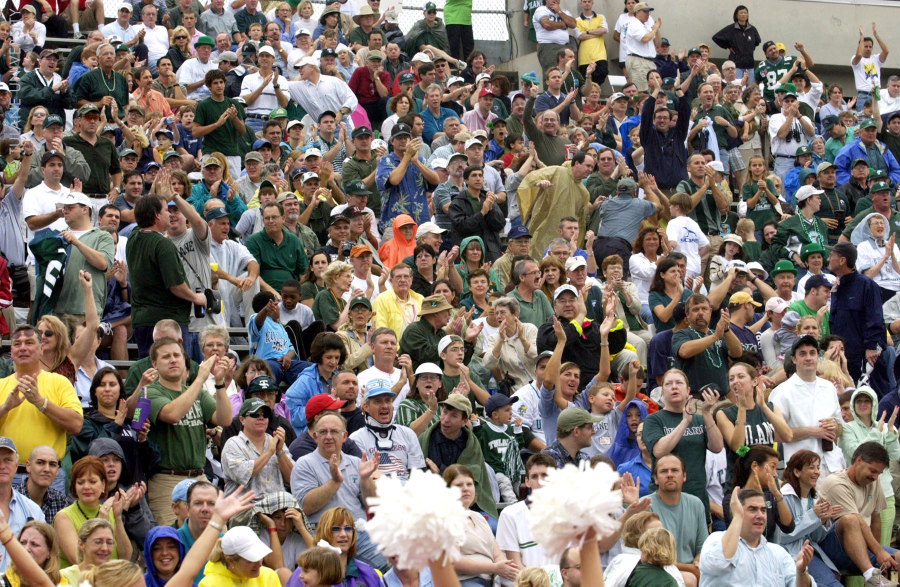
#> input picture Session 9/session_9_files/crowd.jpg, 1800 x 1173 px, given in place of python_logo.jpeg, which was not available (shown at 1/2 size)
$ jupyter execute --allow-errors session_9.ipynb   (text cells are left out)
#> lines starting #> are read from the running program, lines starting #| are printed output that depends on the picture; pictures that were not available may be replaced by others from this repository, and a replacement may not be noted
[cell 1]
# to install it in your environment: python -m pip install Pillow

print(2**16)

# to make use of Pillow, we will use its Image module
from PIL import Image

# Notebook will directly open the image without the need of using Matplotlib
img = Image.open('session_9_files/python_logo.jpeg')
#> img is the input picture: PIL image 1800x1173 RGB; mean R, G, B 124.6, 114.2, 106.5
img

[cell 2]
'''
The Image object offers the following methods to get some info:
    - format
    - size
    - mode
'''

print(f"format: {img.format}\nsize: {img.size} \nmode: {img.mode}")
#| format: JPEG
#| size: (1800, 1173)
#| mode: RGB

# Note: It's important to mention that Pillow does not decode or load the raster
# data unless it really has to. Hence, methods like format, size or mode won't load
# the whole image into memory.

[cell 3]
'''
Additionally, Pillow offers through the Image class other methods
'''

# THUMBNAIL
size = (32, 32)
img.thumbnail(size)
#> img: PIL image 32x21 RGB

# SAVE
outfile = 'python_logo_small.thumbnail'
 # Since thumbnail is not an standard extension, we specify the format
img.save(outfile, format="JPEG")

[cell 4]
'''
Crop method -> (0, 0, 4, 4)

Original:

|  1  2  3  4  5  6 |
|  7  8  9 10 11 12 |
| 13 14 15 16 17 18 |
| 19 20 21 22 23 24 |
| 25 26 27 28 29 30 |
| 31 32 33 34 35 36 |

Cropped:

|  1  2  3  4 |
|  7  8  9 10 |
| 13 14 15 16 |
| 19 20 21 22 |
'''

# CROP
img = Image.open('session_9_files/python_logo.jpeg')

box = (0, 0, 128, 128) # Images (0,0) coordinates are the top left
cropped = img.crop(box)
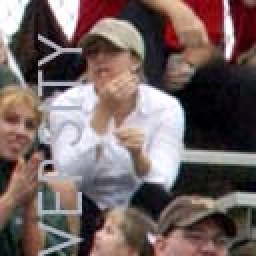
#> cropped: PIL image 128x128 RGB (shown 2 times larger); mean R, G, B 115.3, 99.1, 97.8
cropped # this is again an Image class object

[cell 5]
'''
Transpose method comes with different options:

Image.Transpose.ROTATE_90
Image.Transpose.ROTATE_180
Image.Transpose.ROTATE_270
Image.Transpose.FLIP_LEFT_RIGHT
Image.Transpose.FLIP_TOP_BOTTOM
...

'''

# TRANSPOSE
transpose = cropped.transpose(Image.Transpose.ROTATE_180) # 90, 180, 270
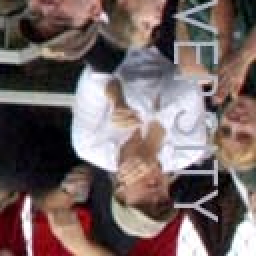
#> transpose: PIL image 128x128 RGB (shown 2 times larger); mean R, G, B 115.3, 99.1, 97.8

[cell 6]
'''
Paste and copy methods

by providing a box, same as we do with crop, we can paste anything
we want into the image object

'''

# COPY
# it will simply create a copy, in case we want to keep the original,
# since the method paste is performed inplace
img_copy = img.copy()
img

# PASTE
img.paste(transpose, box)
#> img: PIL image 1800x1173 RGB
img

[cell 7]
'''
Paste and new methods

We will create an empty RGB image and paste two images into it

'''
# let's create a new image that will contain both next to each other
img_1 = Image.open('session_9_files/python_logo.jpeg')
img_2 = Image.open('session_9_files/python_logo.jpeg')

w = img_1.size[0] + img_2.size[0] # width together
#> w = 3600
h = max(img_1.size[1], img_2.size[1]) # maximum height
#> h = 1173

# what happens if we go beyond the size?
# w *= 2/3
# w = int(w)

img = Image.new("RGB", (w, h))
#> img: PIL image 3600x1173 RGB; every value is 0

img.paste(img_1)
img.paste(img_2, (img_1.size[0], 0))

img

[cell 8]
'''
Split and merge methods

These two methods will permit us to separate and stack bands
'''
img = Image.open('session_9_files/python_logo.jpeg')
r, g, b = img.split()
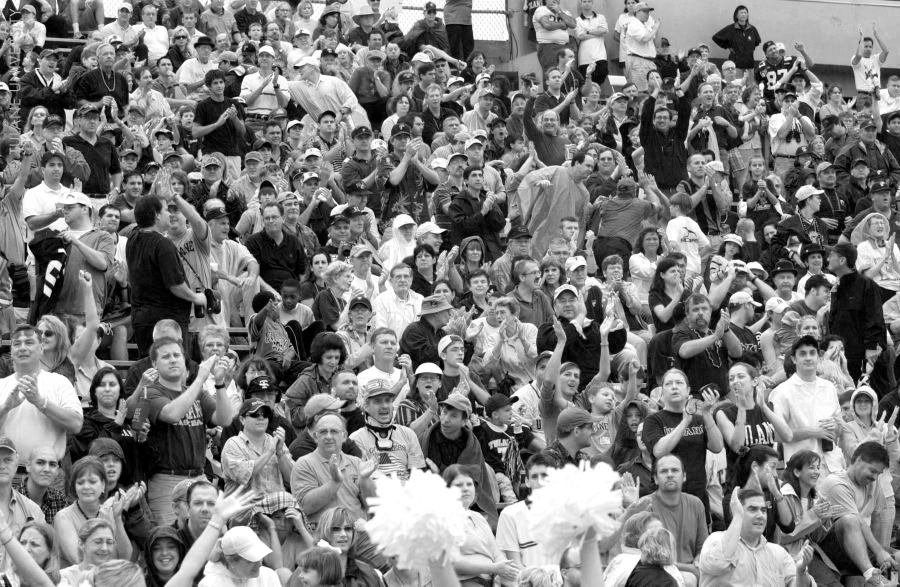
#> r: PIL image 1800x1173 L (shown at 1/2 size); min 0, max 255, mean 124.6
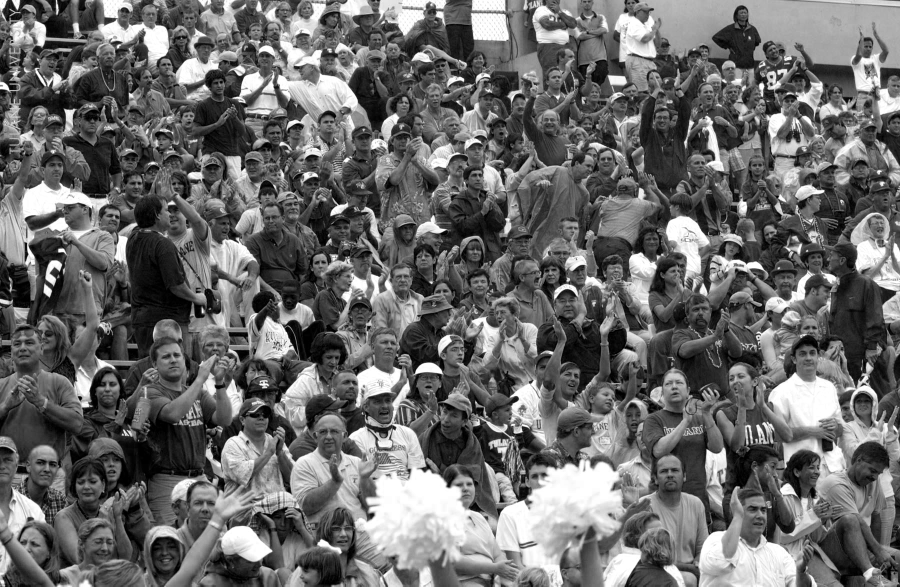
#> b: PIL image 1800x1173 L (shown at 1/2 size); min 0, max 255, mean 106.5
img = Image.merge("RGB", (b, g, r)) # we switch red with blue
#> img: PIL image 1800x1173 RGB
img

[cell 9]
'''

Resize and rotate

These two methods will permit us to separate and stack bands

We will also use imshow from Matplotlib

'''
import matplotlib.pyplot as plt

out_1 = img.resize((128, 128))
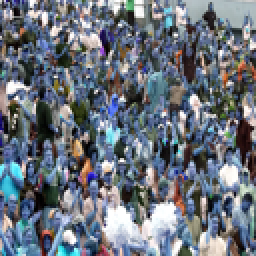
#> out_1: PIL image 128x128 RGB (shown 2 times larger); mean R, G, B 106.4, 114.2, 124.6
# degrees counter-clockwise
out_2 = img.rotate(45) # missing values are set to 0s
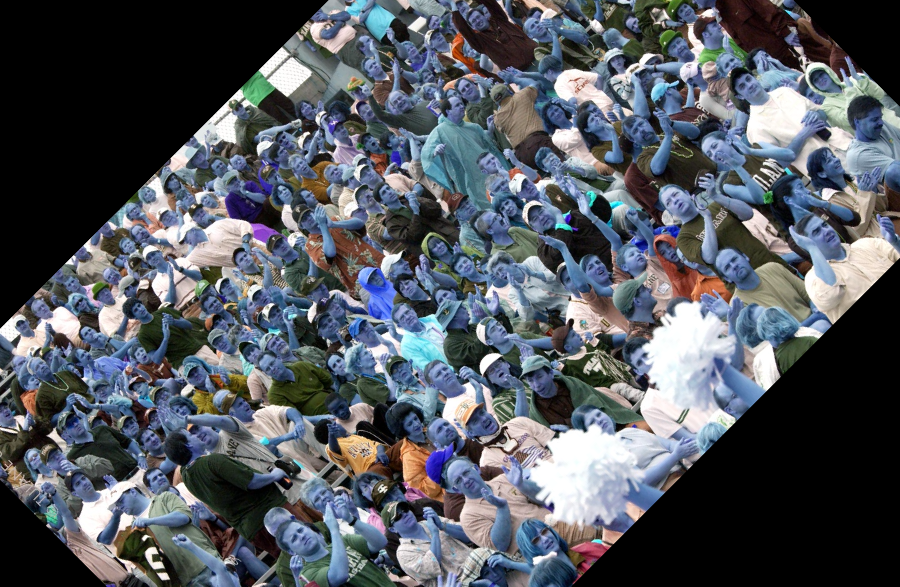
#> out_2: PIL image 1800x1173 RGB (shown at 1/2 size); mean R, G, B 83.3, 88.1, 95.7

plt.subplot(121)
plt.imshow(out_1)
#plt.axis('off')
plt.subplot(122)
plt.imshow(out_2)
#plt.axis('off')
plt.show()

[cell 10]
'''
Other methods can be pretty useful such as:
    - contain
    - cover
    - fit
    - pad
'''

from PIL import ImageOps

print(f"Original size: {img.size}")
#| Original size: (1800, 1173)

size = (100, 75)

img_1 = ImageOps.contain(img, size)
img_2 = ImageOps.cover(img, size)
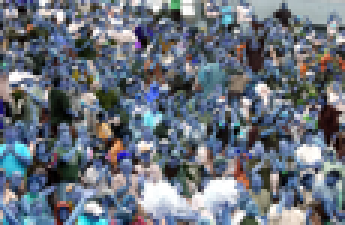
#> img_2: PIL image 115x75 RGB (shown 3 times larger); mean R, G, B 106.4, 114.2, 124.6
img_3 = ImageOps.fit(img, size)
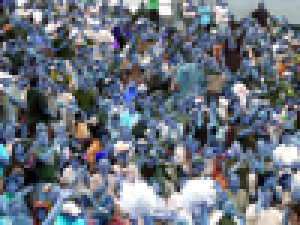
#> img_3: PIL image 100x75 RGB (shown 3 times larger); mean R, G, B 107, 114.5, 124.8
img_4 = ImageOps.pad(img, size, color="#f00")
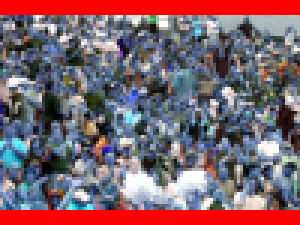
#> img_4: PIL image 100x75 RGB (shown 3 times larger); mean R, G, B 126.3, 98.9, 108

plt.figure(figsize=(15,3))
plt.subplot(141)
plt.title(img_1.size)
#plt.axis([0, img.size[0], 0, img.size[1]])
plt.imshow(img_1)
plt.subplot(142)
plt.title(img_2.size)
plt.imshow(img_2)
plt.subplot(143)
plt.title(img_3.size)
plt.imshow(img_3)
plt.subplot(144)
plt.title(img_4.size)
plt.imshow(img_4)
plt.show()

[cell 11]
'''
Convert method: color conversion
'''
img = Image.open('session_9_files/python_logo.jpeg')
converted = img.convert("L") # to gray scale, not an inplace method
#print(converted.mode)
# It converts colors into 216 colors optimized for web display
#converted = img.convert("P",palette=Image.Palette.WEB)

plt.subplot(121)
plt.imshow(img)
plt.subplot(122)
plt.imshow(converted, cmap='gray')
plt.show()

[cell 12]
'''

filter method and ImageEnhance module: to enhance the images

'''

from PIL import ImageEnhance
from PIL import ImageFilter

# it sharpens the edges and removes some noise
filtered = img.filter(ImageFilter.DETAIL)

plt.subplot(121)
plt.imshow(img)
plt.subplot(122)
plt.imshow(filtered)
plt.show()

[cell 13]
enh = ImageEnhance.Contrast(img)
enhanced = enh.enhance(1.3)

plt.subplot(121)
plt.imshow(img)
plt.subplot(122)
plt.imshow(enhanced) # here
plt.show()

# we can also call show() from Pillow, but note that it will open a new window
# outside your notebook
# enh.enhance(1.3).show("30% more contrast")

[cell 14]
'''
Point method: modify the image at the pixel level
'''

from PIL import ImageFilter

# we multiply by 2 each pixel
modified = img.point(lambda x: x * 2) # or / 2 to make it darker
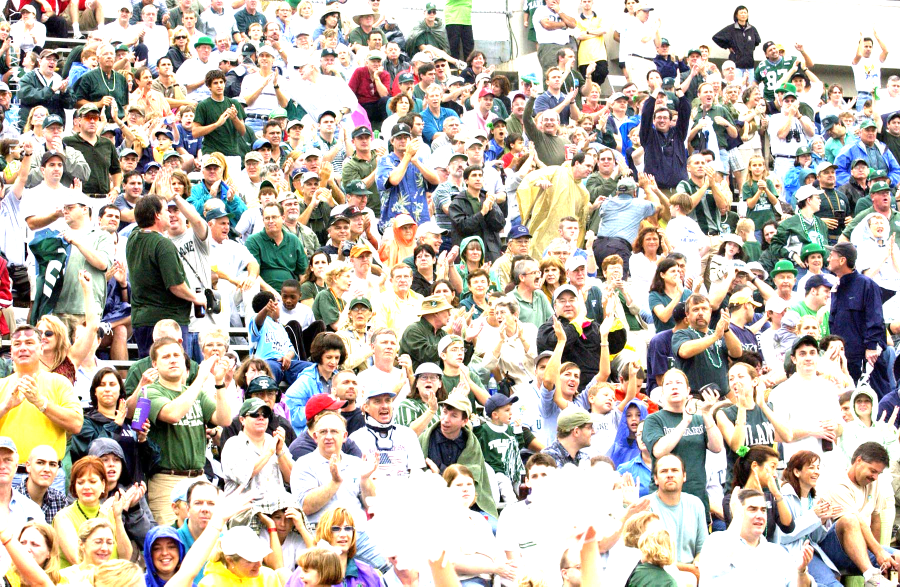
#> modified: PIL image 1800x1173 RGB (shown at 1/2 size); mean R, G, B 191, 183.1, 171.8

plt.subplot(121)
plt.imshow(img)
plt.subplot(122)
plt.imshow(modified) # we saturate the image
plt.show()

[cell 15]
'''
Let's start with opening an image
'''

# to install it: !python -m pip install opencv-python

import opencv2 as cv # typical import, although some people use cv2

cv.imread('session_9_files/esade.jpeg') # it returns a numpy array, and we know how to work with them!
#> (this line was passed over: opencv2 is not available in this run)
